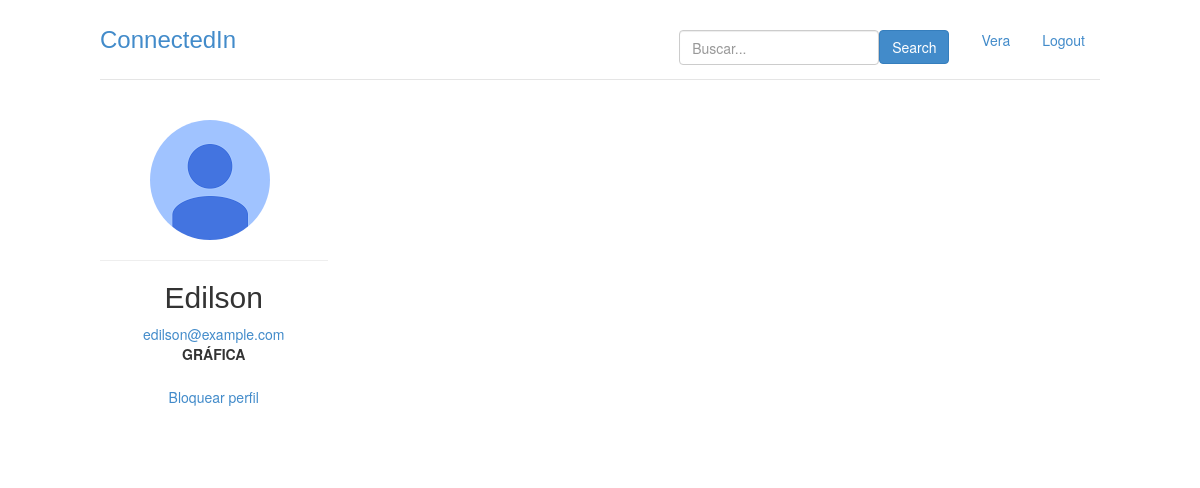
/perfil/18 (signed in), run on the app's committed database.
### perfis/models.py (models this page shows, shortened)
class Perfil(models.Model):
    nome = models.CharField(max_length=255, null=False)
    telefone = models.CharField(max_length=20, null= False)
    nome_empresa = models.CharField(max_length=255, null=False)
    contatos = models.ManyToManyField('self')
    usuario = models.OneToOneField(User, related_name = "perfil", on_delete = models.CASCADE)
    contatos_bloqueados = models.ManyToManyField('self', related_name = 'meus_contatos_bloqueados', symmetrical=False, through= 'Bloqueio')
    def super_user(self):
        return self.usuario.is_superuser
    @property
    def email(self):
        return self.usuario.email
    def mostrar_perfil(self, perfil_a_exibir):
        pode_mostrar = True
        for perfil in perfil_a_exibir.bloqueios_feitos.all():
            if perfil.perfil_bloqueado.id == self.id:
                return False
        return pode_mostrar
    def pode_convidar(self, perfil_a_convidar):
        pode_convidar = False
        convites = Convite.objects.filter(solicitante=self, convidado=perfil_a_convidar).all()
        if len(convites) == 0 and perfil_a_convidar not in self.contatos.all():
            pode_convidar = True
        return pode_convidar
    def pode_bloquear(self, perfil_a_bloquear):
        pode_bloquear = True
        for perfil in self.bloqueios_feitos.all():
            if perfil.perfil_bloqueado.id == perfil_a_bloquear.id:
                return False
        return pode_bloquear
    @property
    def bloqueios_feitos(self): #meus_bloqueios
        return Bloqueio.objects.filter(perfil_que_bloqueia=self)

### perfis/views.py (the view)
# urls.py: path('perfil/<int:perfil_id>', views.exibir_perfil, name='exibir'),
@login_required
def exibir_perfil(request, perfil_id):
	perfil = Perfil.objects.get(id=perfil_id)
	perfil_logado = get_perfil_logado(request)
	pode_convidar = perfil_logado.pode_convidar(perfil)
	pode_bloquear = perfil_logado.pode_bloquear(perfil)
	pode_mostrar = perfil_logado.mostrar_perfil(perfil)
	return render(request, 'perfil.html',
		          {'perfil' : perfil,
				   'perfil_logado' : get_perfil_logado(request), 'pode_convidar': pode_convidar, 'pode_bloquear': pode_bloquear, 'mostrar_perfil': pode_mostrar})

### perfis/views.py (called while the page is built)
@login_required
def get_perfil_logado(request):
	return request.user.perfil

### perfis/templates/perfil.html (shortened to what this page needs)
{% extends 'base.html' %}
{% block body %}
{% if mostrar_perfil %}
	<div class="row">
		<div class = "col-lg-3">
				<img src="/static/img/photo.jpg" alt="Perfil Icon" style="border-radius: 70px; margin-left: 50px">
				<hr>
				<h2 style="text-align: center; font-family: 'Gill Sans', 'Gill Sans MT', Calibri, 'Trebuchet MS', sans-serif">{{ perfil.nome }}</h2>
				<address style="text-align: center">
					<a href = "mailto:{{ perfil.email }}">{{ perfil.email }}</a>
					<br>
					<strong>{{ perfil.nome_empresa }}</strong>
				</address>
				{% if perfil.id != perfil_logado.id %}
					{% if pode_bloquear %}
					<p style="text-align: center"><button class="btn-link btn-confirm">Bloquear perfil</button></p>
					{% else %}
						<h6 style="text-align: center">Status: Bloqueado(a)</h6>
					{% endif %}
				{% endif %}
			</div>
			</div>
		</div>
		</div>
		{% else %}
		 Usuário não encontrado.
	{% endif %}
{% endblock %}

### perfis/templates/base.html (shortened to what this page needs)
{% load staticfiles %}
<!doctype html>
<html lang = "pt-br">
	<head>
		<link rel="stylesheet" href="{% static 'styles/bootstrap.css' %}">
		<link rel="stylesheet" href="{% static 'styles/main.css' %}">
	</head>
	<body class="">
		<div class="container">
			<div class = "header">
				<ul class = "nav nav-pills pull-right">
					<li>
						<div class="container">
							<form class = "form-signin" action="{% url 'buscar' %}"  method="post">
								<button class="btn btn-primary pull-right" type = "submit">Search</button>
								<input type="text"	name="username"  class = "form-control pull-right"
											style="min-width: 200px; min-height: 35px; max-width: 200px; max-height: 35px;"
													id="nome_id"	placeholder="Buscar..." required>
							</form>
						</div>
					</li>
					<li><a href = "{% url 'exibir' perfil_logado.id %}">{{ perfil_logado.nome }}</a></li>
					<li><a href = "/logout/">Logout</a></li>
				</ul>
				<h3 class = "text-muted" style="font-family:'Lucida Sans', 'Lucida Sans Regular', 'Lucida Grande', 'Lucida Sans Unicode', Geneva, Verdana, sans-serif"><a href="{% url 'index' %}">ConnectedIn</a></h3>
			</div>
			<div class="row content">
				{% block body%}
				{% endblock %}
	</body>
</html>

### perfis/static/styles/main.css (style rules this page uses)
body { padding-top: 20px; padding-bottom: 20px; }
.header, .content, .footer { padding-left: 15px; padding-right: 15px; }
.header { border-bottom: 1px solid #e5e5e5; }
.header h3 { margin-top: 0; margin-bottom: 0; line-height: 40px; padding-bottom: 19px; }
@media (min-width: 1068px) { .container { max-width: 1030px; } }
.content { margin: 40px 0; }
@media screen and (min-width: 768px) { .header, .content, .footer { padding-left: 0; padding-right: 0; } }
@media screen and (min-width: 768px) { .header { margin-bottom: 30px; } }

### data on the page
Perfil: nome "Vera"
Perfil: nome "Edilson", email "edilson@example.com", nome_empresa "GRÁFICA"
